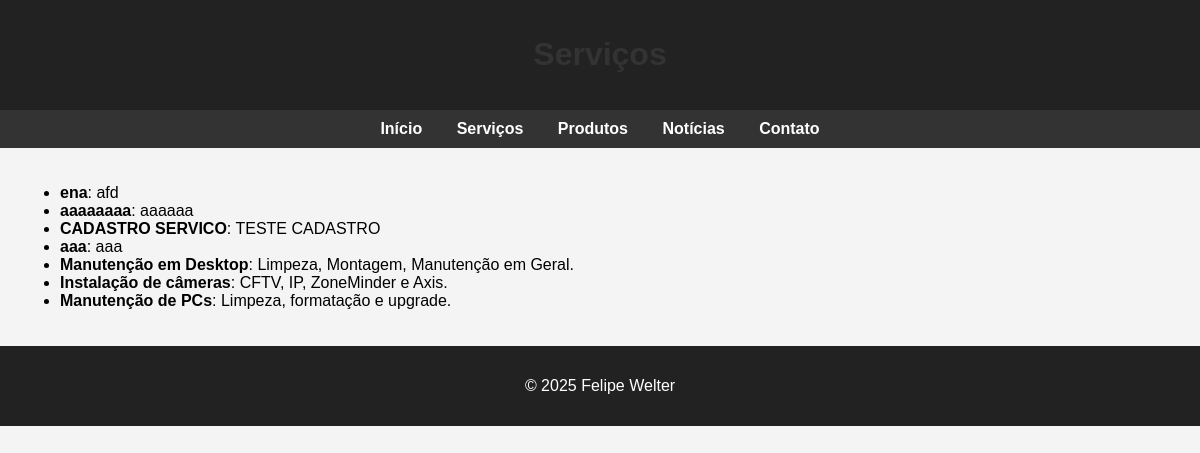
Before: /admin-services (signed in) with the older database file.
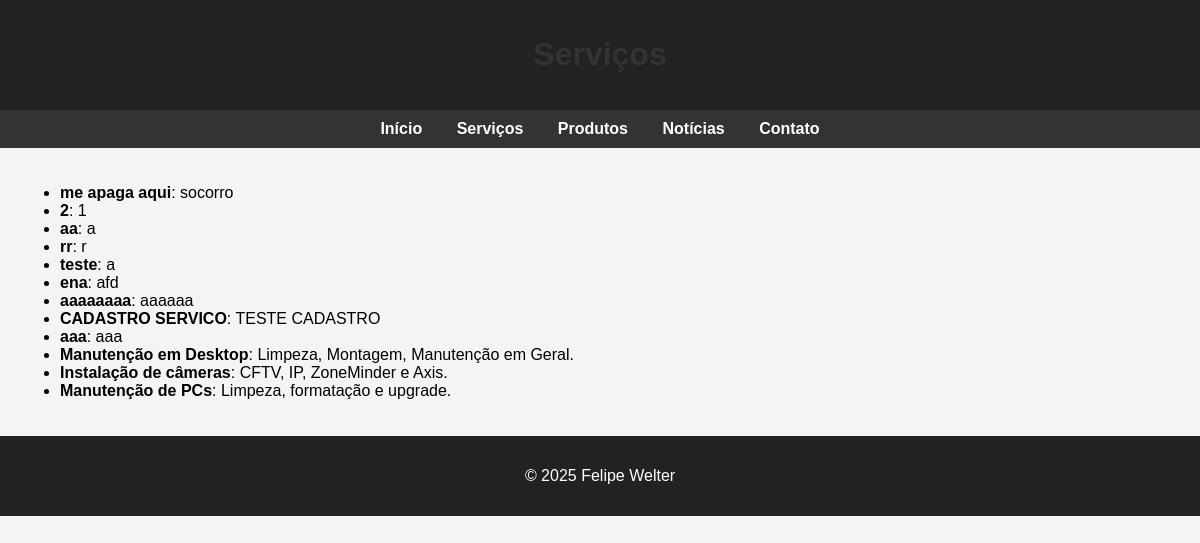
After: the same page with the newer database file.
### app/models.py (models this page shows)
class Servico(db.Model):
    id = db.Column(db.Integer, primary_key=True)
    titulo = db.Column(db.String(100), nullable=False)
    descricao = db.Column(db.Text, nullable=False)
    data_criacao = db.Column(db.DateTime, default=datetime.utcnow)

### app/routes.py (the view)
@main.route('/admin-services')
@login_required
def admin_services():
    servicos = Servico.query.order_by(Servico.data_criacao.desc()).all()
    return render_template('admin_services.html', servicos=servicos)

### app/routes.py (called while the page is built)
def login_required(func):
    from functools import wraps
    @wraps(func)
    def wrapper(*args, **kwargs):
        if 'admin_id' not in session:
            return redirect(url_for('main.login'))
        return func(*args, **kwargs)
    return wrapper

### app/templates/admin_services.html (shortened to what this page needs)
<!DOCTYPE html>
<html lang="pt-br">
<head>
</head>
<body>
    <header>
        <h1>Serviços</h1>
    </header>
    <nav>
        <a href="{{ url_for('main.home') }}">Início</a>
        <a href="{{ url_for('main.services') }}">Serviços</a>
        <a href="{{ url_for('main.products') }}">Produtos</a>
        <a href="{{ url_for('main.news') }}">Notícias</a>
        <a href="{{ url_for('main.contact') }}">Contato</a>
    </nav>
    <div class="container">
        <ul>
            {% for servico in servicos %}
            <li><strong>{{ servico.titulo }}</strong>: {{ servico.descricao }}</li>
            {% endfor %}
        </ul>
    </div>
    <footer>
        <p>&copy; 2025 Felipe Welter</p>
    </footer>
</body>
</html>

Changed rows visible on the page:
added Servico: titulo "me apaga aqui", descricao "socorro"
added Servico: titulo "2", descricao "1"
added Servico: titulo "aa", descricao "a"
added Servico: titulo "rr", descricao "r"
added Servico: titulo "teste", descricao "a"
